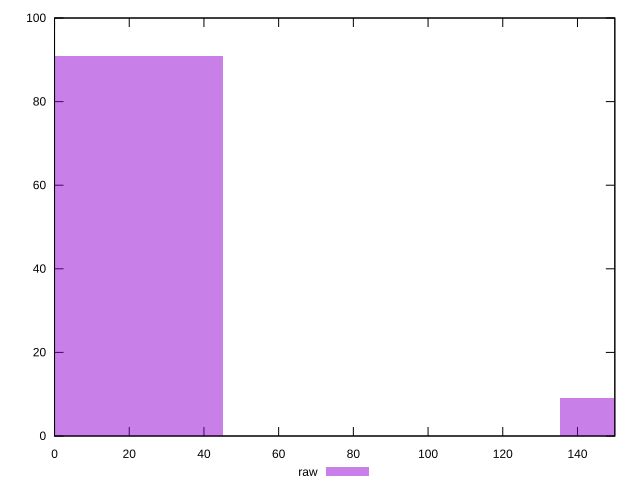

Recreate this plot in gnuplot.
reset

$raw <<EOF
0 91
180.4499323933552 9
EOF

set key outside below
set boxwidth 90.2249661966776
set xrange [0:150]
set yrange [0:100]
set trange [0:100]
set style fill transparent solid 0.5 noborder
set terminal svg size 640, 490 enhanced background rgb 'white'
set output "report_00017_2021-02-10T15-08-03.406Z/uses-http2/samples/pages+cached+noadtech+nomedia+nocss/raw/histogram.svg"

plot $raw title "raw" with boxes

reset
